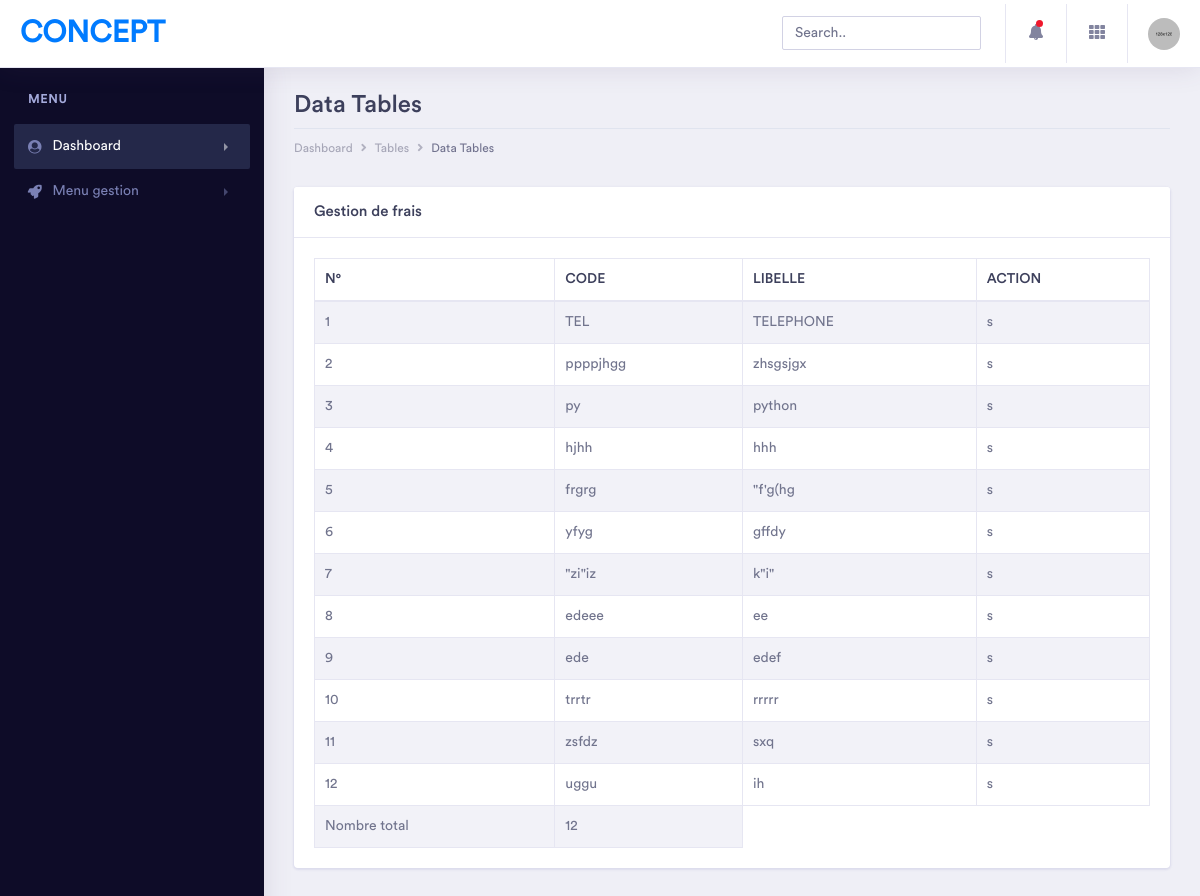
The app's page /frais/ with its own data.
### app_paiement/models/frais.py (models this page shows)
class Frais(models.Model):
    codeFrais = models.CharField(max_length=10,primary_key=True)
    libelle = models.CharField(max_length=100)

### app_paiement/views.py (the view)
# urls.py: path('frais/',ffrais,name="ffrais"),
def ffrais(request):
    frais = Frais.objects.all()
    ctx = {"frais": frais,
           "nbrf": len(frais)
    }
    return render(request,'frais.html',ctx)

### app_paiement/templates/frais.html (shortened to what this page needs)
{% extends "index.html" %}
{% block content %}
<div class="dashboard-wrapper">
    <div class="container-fluid  dashboard-content">
        <div class="row">
            <div class="col-xl-12 col-lg-12 col-md-12 col-sm-12 col-12">
                <div class="page-header">
                    <h2 class="pageheader-title">Data Tables</h2>
                    <div class="page-breadcrumb">
                        <nav aria-label="breadcrumb">
                            <ol class="breadcrumb">
                                <li class="breadcrumb-item"><a href="#" class="breadcrumb-link">Dashboard</a></li>
                                <li class="breadcrumb-item"><a href="#" class="breadcrumb-link">Tables</a></li>
                                <li class="breadcrumb-item active" aria-current="page">Data Tables</li>
                            </ol>
                        </nav>
                    </div>
                </div>
            </div>
        </div>
        <div class="row">
            <div class="col-xl-12 col-lg-12 col-md-12 col-sm-12 col-12">
                <div class="card">
                    <h5 class="card-header">Gestion de frais</h5>
                    <div class="card-body">
                        <div class="table-responsive">
                            <table class="table table-striped table-bordered first">
                                <thead>
                                    <tr>
                                        <th>N°</th>
                                        <th>CODE</th>
                                        <th>LIBELLE</th>
                                        <th>ACTION</th>
                                    </tr>
                                </thead>
                                <tbody>
                                    {% for fr in frais %}
                                    <tr>
                                        <td>{{forloop.counter}}</td>
                                        <td>{{fr.codeFrais}}</td>
                                        <td>{{fr.libelle}}</td>
                                        <td>
                                                <a href="{% url 'deleteFrais' fr.codeFrais %}" onclick="return confirm('Etes-vous sur de vouloir supprimer?')">s</a>
                                        </td>
                                    </tr>
                                    {% endfor %}
                                    <tr>
                                        <td>Nombre total</td>
                                        <td>{{nbrf}}</td>
                                    </tr>
                            </table>
                        </div>
                    </div>
                </div>
            </div>
{% endblock content %}

### records on screen
Frais: codeFrais "TEL", libelle "TELEPHONE"
Frais: codeFrais "ppppjhgg", libelle "zhsgsjgx"
Frais: codeFrais "py", libelle "python"
Frais: codeFrais "hjhh", libelle "hhh"
Frais: codeFrais "frgrg", libelle "\"f'g(hg"
Frais: codeFrais "yfyg", libelle "gffdy"
Frais: codeFrais "\"zi\"iz", libelle "k\"i\""
Frais: codeFrais "edeee", libelle "ee"
Frais: codeFrais "ede", libelle "edef"
Frais: codeFrais "trrtr", libelle "rrrrr"
Frais: codeFrais "zsfdz", libelle "sxq"
Frais: codeFrais "uggu", libelle "ih"

### other values on screen
{{ nbrf }} "12"
